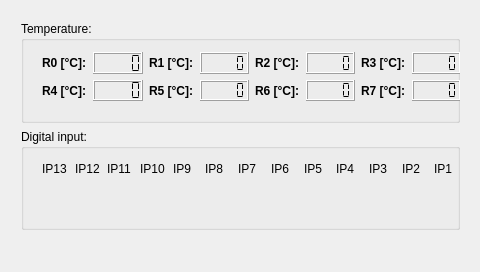
<?xml version="1.0" encoding="UTF-8"?>
<ui version="4.0">
 <class>MainWindow</class>
 <widget class="QMainWindow" name="MainWindow">
  <property name="geometry">
   <rect>
    <x>0</x>
    <y>0</y>
    <width>480</width>
    <height>272</height>
   </rect>
  </property>
  <property name="windowTitle">
   <string>MainWindow</string>
  </property>
  <widget class="QWidget" name="centralWidget">
   <widget class="QLabel" name="label">
    <property name="geometry">
     <rect>
      <x>220</x>
      <y>280</y>
      <width>46</width>
      <height>51</height>
     </rect>
    </property>
    <property name="text">
     <string/>
    </property>
   </widget>
   <widget class="QWidget" name="verticalLayoutWidget">
    <property name="geometry">
     <rect>
      <x>10</x>
      <y>10</y>
      <width>461</width>
      <height>231</height>
     </rect>
    </property>
    <layout class="QVBoxLayout" name="verticalLayout">
     <item>
      <widget class="QGroupBox" name="groupBox_2">
       <property name="title">
        <string>Temperature:</string>
       </property>
       <widget class="QWidget" name="gridLayoutWidget_2">
        <property name="geometry">
         <rect>
          <x>10</x>
          <y>20</y>
          <width>441</width>
          <height>71</height>
         </rect>
        </property>
        <layout class="QGridLayout" name="gridLayout_2">
         <item row="1" column="3">
          <layout class="QHBoxLayout" name="horizontalLayout_7">
           <item>
            <widget class="QLabel" name="labelR7">
             <property name="sizePolicy">
              <sizepolicy hsizetype="Preferred" vsizetype="Minimum">
               <horstretch>0</horstretch>
               <verstretch>0</verstretch>
              </sizepolicy>
             </property>
             <property name="font">
              <font>
               <weight>75</weight>
               <bold>true</bold>
              </font>
             </property>
             <property name="text">
              <string>R7 [°C]:</string>
             </property>
            </widget>
           </item>
           <item>
            <widget class="QLCDNumber" name="lcdNumberR7">
             <property name="font">
              <font>
               <weight>75</weight>
               <bold>true</bold>
              </font>
             </property>
             <property name="autoFillBackground">
              <bool>false</bool>
             </property>
             <property name="smallDecimalPoint">
              <bool>false</bool>
             </property>
             <property name="segmentStyle">
              <enum>QLCDNumber::Flat</enum>
             </property>
             <property name="value" stdset="0">
              <double>0.000000000000000</double>
             </property>
            </widget>
           </item>
          </layout>
         </item>
         <item row="1" column="2">
          <layout class="QHBoxLayout" name="horizontalLayout_6">
           <item>
            <widget class="QLabel" name="labelR6">
             <property name="sizePolicy">
              <sizepolicy hsizetype="Preferred" vsizetype="Minimum">
               <horstretch>0</horstretch>
               <verstretch>0</verstretch>
              </sizepolicy>
             </property>
             <property name="font">
              <font>
               <weight>75</weight>
               <bold>true</bold>
              </font>
             </property>
             <property name="text">
              <string>R6 [°C]:</string>
             </property>
            </widget>
           </item>
           <item>
            <widget class="QLCDNumber" name="lcdNumberR6">
             <property name="font">
              <font>
               <weight>75</weight>
               <bold>true</bold>
              </font>
             </property>
             <property name="autoFillBackground">
              <bool>false</bool>
             </property>
             <property name="smallDecimalPoint">
              <bool>false</bool>
             </property>
             <property name="segmentStyle">
              <enum>QLCDNumber::Flat</enum>
             </property>
             <property name="value" stdset="0">
              <double>0.000000000000000</double>
             </property>
            </widget>
           </item>
          </layout>
         </item>
         <item row="1" column="1">
          <layout class="QHBoxLayout" name="horizontalLayout_5">
           <item>
            <widget class="QLabel" name="labelR5">
             <property name="sizePolicy">
              <sizepolicy hsizetype="Preferred" vsizetype="Minimum">
               <horstretch>0</horstretch>
               <verstretch>0</verstretch>
              </sizepolicy>
             </property>
             <property name="font">
              <font>
               <weight>75</weight>
               <bold>true</bold>
              </font>
             </property>
             <property name="text">
              <string>R5 [°C]:</string>
             </property>
            </widget>
           </item>
           <item>
            <widget class="QLCDNumber" name="lcdNumberR5">
             <property name="font">
              <font>
               <weight>75</weight>
               <bold>true</bold>
              </font>
             </property>
             <property name="autoFillBackground">
              <bool>false</bool>
             </property>
             <property name="smallDecimalPoint">
              <bool>false</bool>
             </property>
             <property name="segmentStyle">
              <enum>QLCDNumber::Flat</enum>
             </property>
             <property name="value" stdset="0">
              <double>0.000000000000000</double>
             </property>
            </widget>
           </item>
          </layout>
         </item>
         <item row="1" column="0">
          <layout class="QHBoxLayout" name="horizontalLayout_4">
           <item>
            <widget class="QLabel" name="labelR4">
             <property name="sizePolicy">
              <sizepolicy hsizetype="Preferred" vsizetype="Minimum">
               <horstretch>0</horstretch>
               <verstretch>0</verstretch>
              </sizepolicy>
             </property>
             <property name="font">
              <font>
               <weight>75</weight>
               <bold>true</bold>
              </font>
             </property>
             <property name="text">
              <string>R4 [°C]:</string>
             </property>
            </widget>
           </item>
           <item>
            <widget class="QLCDNumber" name="lcdNumberR4">
             <property name="font">
              <font>
               <weight>75</weight>
               <bold>true</bold>
              </font>
             </property>
             <property name="autoFillBackground">
              <bool>false</bool>
             </property>
             <property name="smallDecimalPoint">
              <bool>false</bool>
             </property>
             <property name="segmentStyle">
              <enum>QLCDNumber::Flat</enum>
             </property>
             <property name="value" stdset="0">
              <double>0.000000000000000</double>
             </property>
            </widget>
           </item>
          </layout>
         </item>
         <item row="0" column="0">
          <layout class="QHBoxLayout" name="horizontalLayout_0">
           <item>
            <widget class="QLabel" name="labelR0">
             <property name="sizePolicy">
              <sizepolicy hsizetype="Preferred" vsizetype="Minimum">
               <horstretch>0</horstretch>
               <verstretch>0</verstretch>
              </sizepolicy>
             </property>
             <property name="font">
              <font>
               <weight>75</weight>
               <bold>true</bold>
              </font>
             </property>
             <property name="text">
              <string>R0 [°C]:</string>
             </property>
            </widget>
           </item>
           <item>
            <widget class="QLCDNumber" name="lcdNumberR0">
             <property name="font">
              <font>
               <weight>75</weight>
               <bold>true</bold>
              </font>
             </property>
             <property name="autoFillBackground">
              <bool>false</bool>
             </property>
             <property name="smallDecimalPoint">
              <bool>false</bool>
             </property>
             <property name="segmentStyle">
              <enum>QLCDNumber::Flat</enum>
             </property>
             <property name="value" stdset="0">
              <double>0.000000000000000</double>
             </property>
            </widget>
           </item>
          </layout>
         </item>
         <item row="0" column="1">
          <layout class="QHBoxLayout" name="horizontalLayout_1">
           <item>
            <widget class="QLabel" name="labelR1">
             <property name="sizePolicy">
              <sizepolicy hsizetype="Preferred" vsizetype="Minimum">
               <horstretch>0</horstretch>
               <verstretch>0</verstretch>
              </sizepolicy>
             </property>
             <property name="font">
              <font>
               <weight>75</weight>
               <bold>true</bold>
              </font>
             </property>
             <property name="text">
              <string>R1 [°C]:</string>
             </property>
            </widget>
           </item>
           <item>
            <widget class="QLCDNumber" name="lcdNumberR1">
             <property name="font">
              <font>
               <weight>75</weight>
               <bold>true</bold>
              </font>
             </property>
             <property name="autoFillBackground">
              <bool>false</bool>
             </property>
             <property name="smallDecimalPoint">
              <bool>false</bool>
             </property>
             <property name="segmentStyle">
              <enum>QLCDNumber::Flat</enum>
             </property>
             <property name="value" stdset="0">
              <double>0.000000000000000</double>
             </property>
            </widget>
           </item>
          </layout>
         </item>
         <item row="0" column="2">
          <layout class="QHBoxLayout" name="horizontalLayout_2">
           <item>
            <widget class="QLabel" name="labelR2">
             <property name="sizePolicy">
              <sizepolicy hsizetype="Preferred" vsizetype="Minimum">
               <horstretch>0</horstretch>
               <verstretch>0</verstretch>
              </sizepolicy>
             </property>
             <property name="font">
              <font>
               <weight>75</weight>
               <bold>true</bold>
              </font>
             </property>
             <property name="text">
              <string>R2 [°C]:</string>
             </property>
            </widget>
           </item>
           <item>
            <widget class="QLCDNumber" name="lcdNumberR2">
             <property name="font">
              <font>
               <weight>75</weight>
               <bold>true</bold>
              </font>
             </property>
             <property name="autoFillBackground">
              <bool>false</bool>
             </property>
             <property name="smallDecimalPoint">
              <bool>false</bool>
             </property>
             <property name="segmentStyle">
              <enum>QLCDNumber::Flat</enum>
             </property>
             <property name="value" stdset="0">
              <double>0.000000000000000</double>
             </property>
            </widget>
           </item>
          </layout>
         </item>
         <item row="0" column="3">
          <layout class="QHBoxLayout" name="horizontalLayout_3">
           <item>
            <widget class="QLabel" name="labelR3">
             <property name="sizePolicy">
              <sizepolicy hsizetype="Preferred" vsizetype="Minimum">
               <horstretch>0</horstretch>
               <verstretch>0</verstretch>
              </sizepolicy>
             </property>
             <property name="font">
              <font>
               <weight>75</weight>
               <bold>true</bold>
              </font>
             </property>
             <property name="text">
              <string>R3 [°C]:</string>
             </property>
            </widget>
           </item>
           <item>
            <widget class="QLCDNumber" name="lcdNumberR3">
             <property name="font">
              <font>
               <weight>75</weight>
               <bold>true</bold>
              </font>
             </property>
             <property name="autoFillBackground">
              <bool>false</bool>
             </property>
             <property name="smallDecimalPoint">
              <bool>false</bool>
             </property>
             <property name="segmentStyle">
              <enum>QLCDNumber::Flat</enum>
             </property>
             <property name="value" stdset="0">
              <double>0.000000000000000</double>
             </property>
            </widget>
           </item>
          </layout>
         </item>
        </layout>
       </widget>
      </widget>
     </item>
     <item>
      <widget class="QGroupBox" name="groupBox">
       <property name="title">
        <string>Digital input:</string>
       </property>
       <widget class="QWidget" name="gridLayoutWidget">
        <property name="geometry">
         <rect>
          <x>10</x>
          <y>20</y>
          <width>441</width>
          <height>61</height>
         </rect>
        </property>
        <layout class="QGridLayout" name="gridLayout">
         <item row="0" column="1">
          <widget class="QLabel" name="labelIP_12">
           <property name="text">
            <string>IP12</string>
           </property>
          </widget>
         </item>
         <item row="0" column="2">
          <widget class="QLabel" name="labelIP_11">
           <property name="text">
            <string>IP11</string>
           </property>
          </widget>
         </item>
         <item row="0" column="8">
          <widget class="QLabel" name="labelIP_5">
           <property name="text">
            <string>IP5</string>
           </property>
          </widget>
         </item>
         <item row="0" column="9">
          <widget class="QLabel" name="labelIP_4">
           <property name="text">
            <string>IP4</string>
           </property>
          </widget>
         </item>
         <item row="0" column="10">
          <widget class="QLabel" name="labelIP_3">
           <property name="text">
            <string>IP3</string>
           </property>
          </widget>
         </item>
         <item row="0" column="11">
          <widget class="QLabel" name="labelIP_2">
           <property name="text">
            <string>IP2</string>
           </property>
          </widget>
         </item>
         <item row="0" column="12">
          <widget class="QLabel" name="labelIP_1">
           <property name="text">
            <string>IP1</string>
           </property>
          </widget>
         </item>
         <item row="0" column="7">
          <widget class="QLabel" name="labelIP_6">
           <property name="text">
            <string>IP6</string>
           </property>
          </widget>
         </item>
         <item row="0" column="6">
          <widget class="QLabel" name="labelIP_7">
           <property name="text">
            <string>IP7</string>
           </property>
          </widget>
         </item>
         <item row="0" column="5">
          <widget class="QLabel" name="labelIP_8">
           <property name="text">
            <string>IP8</string>
           </property>
          </widget>
         </item>
         <item row="0" column="4">
          <widget class="QLabel" name="labelIP_9">
           <property name="text">
            <string>IP9</string>
           </property>
          </widget>
         </item>
         <item row="0" column="3">
          <widget class="QLabel" name="labelIP_10">
           <property name="text">
            <string>IP10</string>
           </property>
          </widget>
         </item>
         <item row="0" column="0">
          <widget class="QLabel" name="labelIP_13">
           <property name="text">
            <string>IP13</string>
           </property>
          </widget>
         </item>
         <item row="1" column="11">
          <widget class="QLabel" name="ledIP_2">
           <property name="text">
            <string/>
           </property>
           <property name="pixmap">
            <pixmap resource="vistestqt.qrc">:/led/img/led-red-off.png</pixmap>
           </property>
           <property name="scaledContents">
            <bool>true</bool>
           </property>
           <property name="alignment">
            <set>Qt::AlignCenter</set>
           </property>
          </widget>
         </item>
         <item row="1" column="0">
          <widget class="QLabel" name="ledIP_13">
           <property name="text">
            <string/>
           </property>
           <property name="pixmap">
            <pixmap resource="vistestqt.qrc">:/led/img/led-red-off.png</pixmap>
           </property>
           <property name="scaledContents">
            <bool>true</bool>
           </property>
           <property name="alignment">
            <set>Qt::AlignCenter</set>
           </property>
          </widget>
         </item>
         <item row="1" column="1">
          <widget class="QLabel" name="ledIP_12">
           <property name="text">
            <string/>
           </property>
           <property name="pixmap">
            <pixmap resource="vistestqt.qrc">:/led/img/led-red-off.png</pixmap>
           </property>
           <property name="scaledContents">
            <bool>true</bool>
           </property>
           <property name="alignment">
            <set>Qt::AlignCenter</set>
           </property>
          </widget>
         </item>
         <item row="1" column="2">
          <widget class="QLabel" name="ledIP_11">
           <property name="text">
            <string/>
           </property>
           <property name="pixmap">
            <pixmap resource="vistestqt.qrc">:/led/img/led-red-off.png</pixmap>
           </property>
           <property name="scaledContents">
            <bool>true</bool>
           </property>
           <property name="alignment">
            <set>Qt::AlignCenter</set>
           </property>
          </widget>
         </item>
         <item row="1" column="6">
          <widget class="QLabel" name="ledIP_7">
           <property name="text">
            <string/>
           </property>
           <property name="pixmap">
            <pixmap resource="vistestqt.qrc">:/led/img/led-red-off.png</pixmap>
           </property>
           <property name="scaledContents">
            <bool>true</bool>
           </property>
           <property name="alignment">
            <set>Qt::AlignCenter</set>
           </property>
          </widget>
         </item>
         <item row="1" column="3">
          <widget class="QLabel" name="ledIP_10">
           <property name="text">
            <string/>
           </property>
           <property name="pixmap">
            <pixmap resource="vistestqt.qrc">:/led/img/led-red-off.png</pixmap>
           </property>
           <property name="scaledContents">
            <bool>true</bool>
           </property>
           <property name="alignment">
            <set>Qt::AlignCenter</set>
           </property>
          </widget>
         </item>
         <item row="1" column="7">
          <widget class="QLabel" name="ledIP_6">
           <property name="text">
            <string/>
           </property>
           <property name="pixmap">
            <pixmap resource="vistestqt.qrc">:/led/img/led-red-off.png</pixmap>
           </property>
           <property name="scaledContents">
            <bool>true</bool>
           </property>
           <property name="alignment">
            <set>Qt::AlignCenter</set>
           </property>
          </widget>
         </item>
         <item row="1" column="8">
          <widget class="QLabel" name="ledIP_5">
           <property name="text">
            <string/>
           </property>
           <property name="pixmap">
            <pixmap resource="vistestqt.qrc">:/led/img/led-red-off.png</pixmap>
           </property>
           <property name="scaledContents">
            <bool>true</bool>
           </property>
           <property name="alignment">
            <set>Qt::AlignCenter</set>
           </property>
          </widget>
         </item>
         <item row="1" column="9">
          <widget class="QLabel" name="ledIP_4">
           <property name="text">
            <string/>
           </property>
           <property name="pixmap">
            <pixmap resource="vistestqt.qrc">:/led/img/led-red-off.png</pixmap>
           </property>
           <property name="scaledContents">
            <bool>true</bool>
           </property>
           <property name="alignment">
            <set>Qt::AlignCenter</set>
           </property>
          </widget>
         </item>
         <item row="1" column="10">
          <widget class="QLabel" name="ledIP_3">
           <property name="text">
            <string/>
           </property>
           <property name="pixmap">
            <pixmap resource="vistestqt.qrc">:/led/img/led-red-off.png</pixmap>
           </property>
           <property name="scaledContents">
            <bool>true</bool>
           </property>
           <property name="alignment">
            <set>Qt::AlignCenter</set>
           </property>
          </widget>
         </item>
         <item row="1" column="4">
          <widget class="QLabel" name="ledIP_9">
           <property name="text">
            <string/>
           </property>
           <property name="pixmap">
            <pixmap resource="vistestqt.qrc">:/led/img/led-red-off.png</pixmap>
           </property>
           <property name="scaledContents">
            <bool>true</bool>
           </property>
           <property name="alignment">
            <set>Qt::AlignCenter</set>
           </property>
          </widget>
         </item>
         <item row="1" column="5">
          <widget class="QLabel" name="ledIP_8">
           <property name="text">
            <string/>
           </property>
           <property name="pixmap">
            <pixmap resource="vistestqt.qrc">:/led/img/led-red-off.png</pixmap>
           </property>
           <property name="scaledContents">
            <bool>true</bool>
           </property>
           <property name="alignment">
            <set>Qt::AlignCenter</set>
           </property>
          </widget>
         </item>
         <item row="1" column="12">
          <widget class="QLabel" name="ledIP_1">
           <property name="text">
            <string/>
           </property>
           <property name="pixmap">
            <pixmap resource="vistestqt.qrc">:/led/img/led-red-off.png</pixmap>
           </property>
           <property name="scaledContents">
            <bool>true</bool>
           </property>
           <property name="alignment">
            <set>Qt::AlignCenter</set>
           </property>
          </widget>
         </item>
        </layout>
       </widget>
      </widget>
     </item>
    </layout>
   </widget>
   <widget class="QLabel" name="demo">
    <property name="geometry">
     <rect>
      <x>0</x>
      <y>0</y>
      <width>480</width>
      <height>272</height>
     </rect>
    </property>
    <property name="text">
     <string/>
    </property>
   </widget>
  </widget>
  <widget class="QMenuBar" name="menuBar">
   <property name="geometry">
    <rect>
     <x>0</x>
     <y>0</y>
     <width>480</width>
     <height>21</height>
    </rect>
   </property>
  </widget>
 </widget>
 <layoutdefault spacing="6" margin="11"/>
 <resources>
  <include location="vistestqt.qrc"/>
 </resources>
 <connections/>
</ui>
